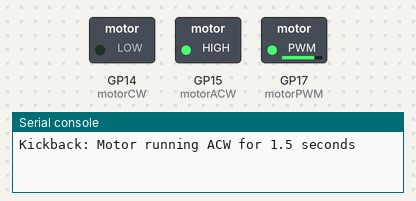
Recording of a program running on a simulated Raspberry Pi Pico running MicroPython. Parts: switched loads named in the program (green lamp = pin HIGH), the last lines printed to the serial console. At 2.6 s the program stops and its outputs stay as they are.

Above: at 0.1 s.
At 0.7 s:
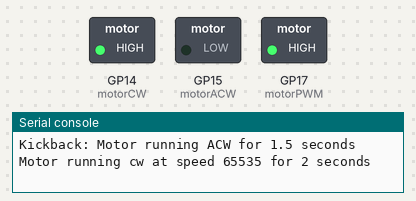
At 2.7 s:
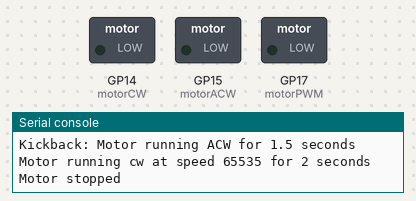
Timing chart, 0 to 4.1 s (numbered marks = the images above):
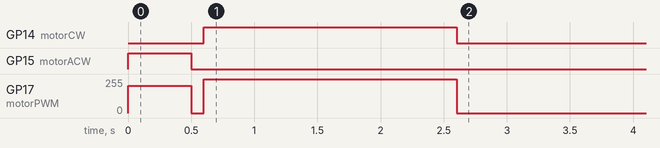

Measured:
- by itself, GP14 (motorCW): LOW → HIGH at 0.60 s, → LOW 2.0 s later
- by itself, GP15 (motorACW): LOW → HIGH at 0.00 s, → LOW 0.50 s later
- by itself, GP17 (motorPWM): 0/255 → 204/255 at 0.00 s, → 0/255 0.50 s later, → 255/255 0.10 s later, → 0/255 2.0 s later

The program:

dc_motor_control.py
```python
import uasyncio as asyncio
import machine

motorPWM = machine.PWM(machine.Pin(17))
motorPWM.freq(1000)
motorCW = machine.Pin(14, machine.Pin.OUT)
motorACW = machine.Pin(15, machine.Pin.OUT)


async def run_motor(speed, direction, run_time):
    # Initial ACW kickback for 1.5 seconds
    motorCW.value(0)
    motorACW.value(1)
    motorPWM.duty_u16(52428)  # Give a reasonable kick speed
    print("Kickback: Motor running ACW for 1.5 seconds")
    await asyncio.sleep(0.5)

    # Stop briefly
    motorACW.value(0)
    motorPWM.duty_u16(0)
    await asyncio.sleep(0.1)

    if direction == 'cw':
        motorCW.value(1)
        motorACW.value(0)
    elif direction == 'acw':
        motorCW.value(0)
        motorACW.value(1)
    else:
        motorCW.value(0)
        motorACW.value(0)

    motorPWM.duty_u16(speed if direction != 'stop' else 0)
    print(f"Motor running {direction} at speed {speed} for {run_time} seconds")

    await asyncio.sleep(run_time)

    motorCW.value(0)
    motorACW.value(0)
    motorPWM.duty_u16(0)
    print("Motor stopped")


if __name__ == '__main__':
    async def test_motor():
        await run_motor(65535, 'cw', 2)

    asyncio.run(test_motor())
```
